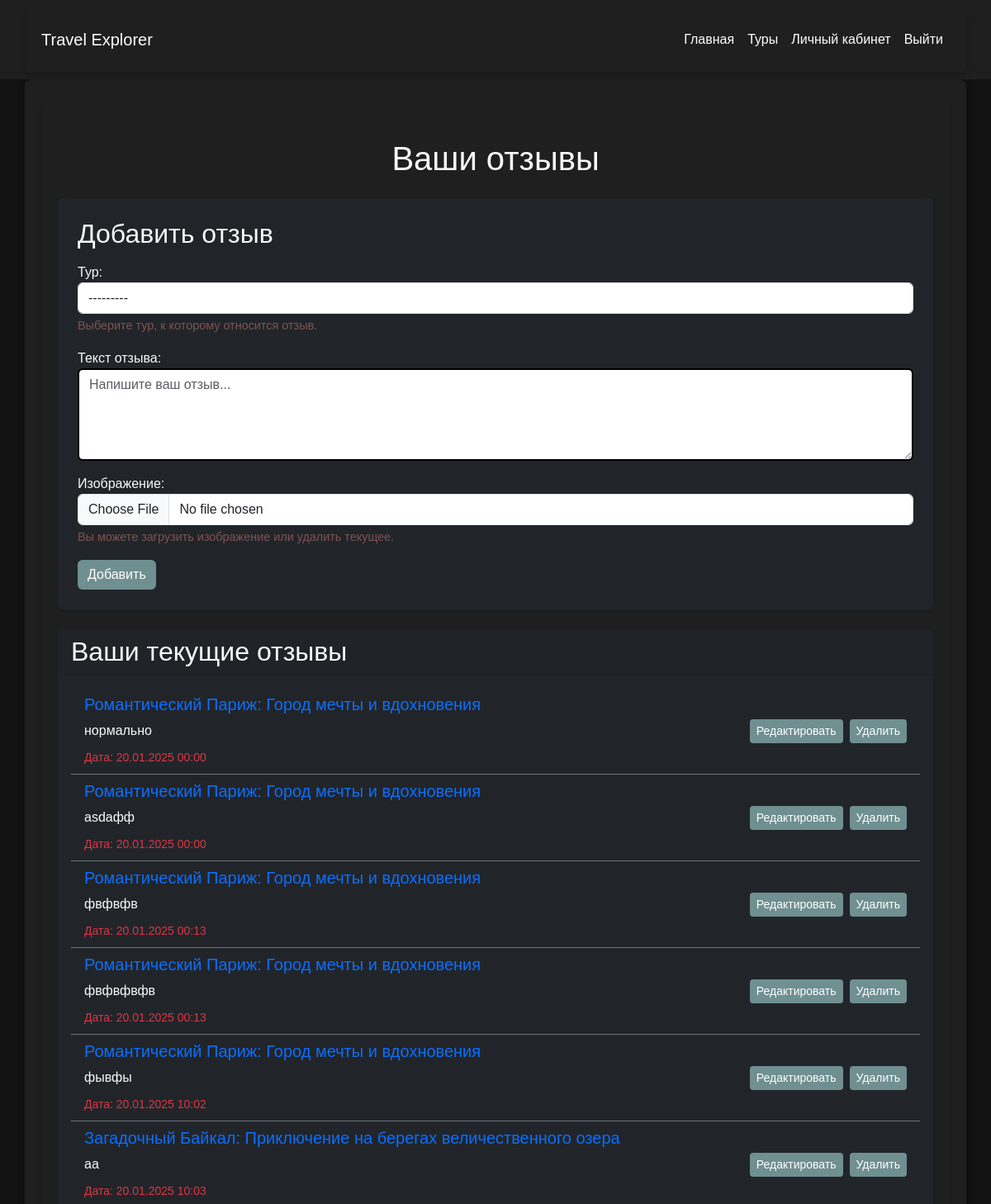
/api/my-reviews/ (signed in, upper part), run on an earlier commit of the app's database.
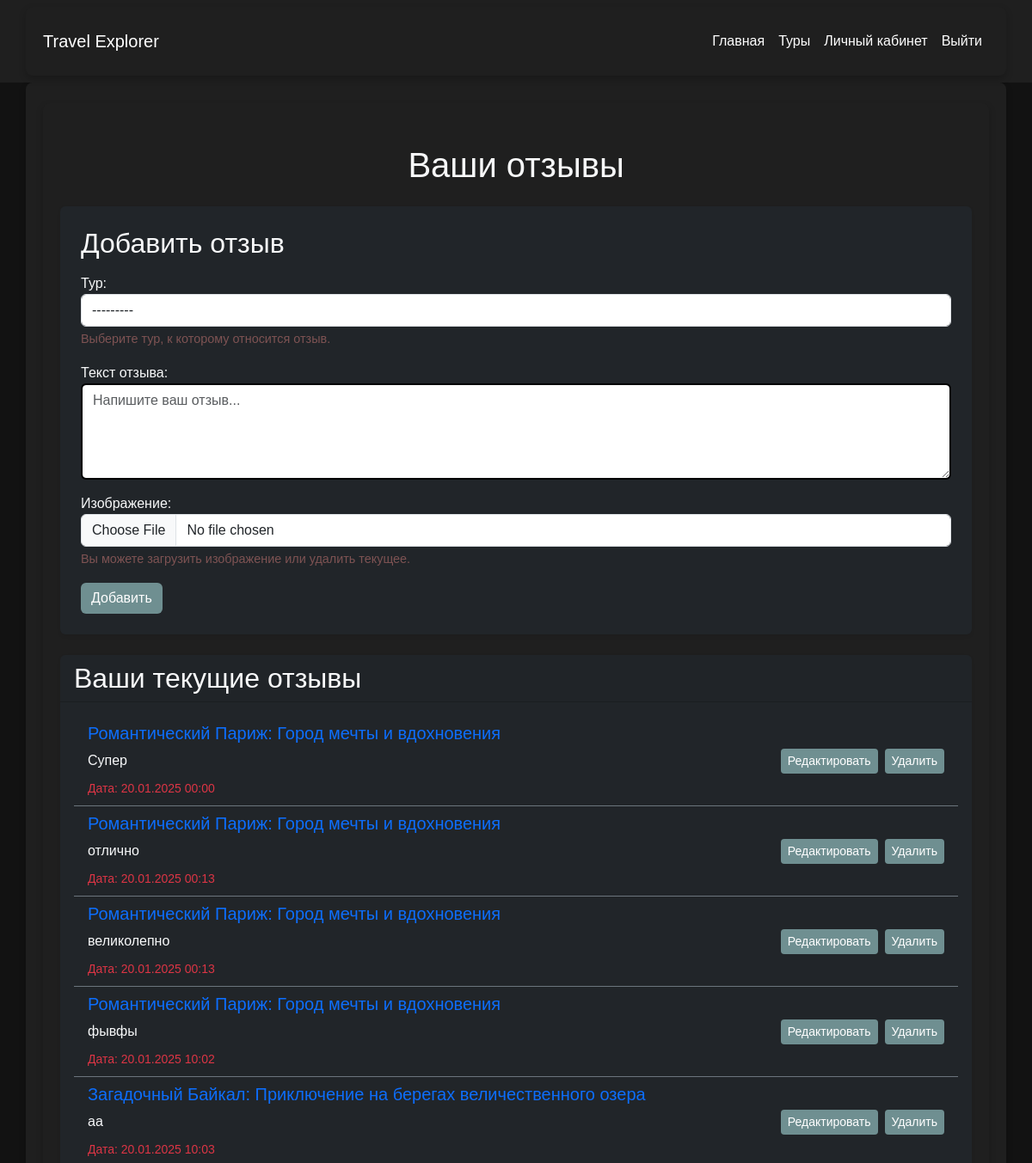
And on a later commit of the database.
### travel/models.py (models this page shows, shortened)
class Review(models.Model):
    id_user = models.ForeignKey(User, verbose_name="Пользователь", on_delete=models.CASCADE, related_name='reviews')
    id_tour = models.ForeignKey(Tour, verbose_name="Тур", on_delete=models.CASCADE, related_name='reviews')
    text_review = models.TextField(max_length=500)
    created_at = models.DateTimeField("Дата создания", auto_now_add=True)
    image = models.ImageField(upload_to='reviews/', blank=True, null=True, verbose_name="Изображение")
    class Meta:
        verbose_name = "Отзыв"
        verbose_name_plural = "Отзывы"

class Tour(models.Model):
    name_tour = models.CharField("Название тура", max_length=255)
    discription_tour = models.TextField("Описание тура")
    price_tour = models.IntegerField("Цена тура", validators=[validate_positive])
    departure = models.CharField("Место отправления", max_length=255)
    destination = models.CharField("Место назначения", max_length=255)
    date_departure = models.DateField("Дата отправления")
    date_return = models.DateField("Дата возвращения")
    operator_tour = models.CharField("Туроператор", max_length=255)
    places_tour = models.IntegerField("Количество мест", validators=[validate_positive])
    history = HistoricalRecords()
    is_hot = models.BooleanField(default=False)
    image = models.ImageField(upload_to='tours/', blank=True, null=True)
    objects = TourManager()
    video_url = models.URLField(
        max_length=255,
        blank=True,
        null=True,
        verbose_name="Ссылка на видеообзор"
    )
    class Meta:
        ordering = ['date_departure']
        verbose_name = "Тур"
        verbose_name_plural = "Туры"
    def __str__(self):
        return self.name_tour

### travel/views.py (the view)
# urls.py: path('my-reviews/', views.manage_reviews, name='manage_reviews'),
@login_required
def manage_reviews(request):
    reviews = Review.objects.filter(id_user=request.user)
    if request.method == 'POST':
        form = ReviewForm(request.POST, request.FILES)
        if form.is_valid():
            form.save(user=request.user)
            return HttpResponseRedirect(reverse('manage_reviews'))
    else:
        form = ReviewForm()
    return render(request, 'travel/manage_reviews.html', {'reviews': reviews, 'form': form})

### travel/forms.py (shortened to what this page needs)
class ReviewForm(forms.ModelForm):
    clear_image = forms.BooleanField(
        required=False,
        label="Удалить изображение",
        widget=forms.CheckboxInput(attrs={'class': 'form-check-input'})
    )
    class Meta:
        model = Review
        fields = ['text_review', 'id_tour', 'image']
        widgets = {
            'text_review': forms.Textarea(attrs={
                'class': 'form-control',
                'rows': 4,
                'placeholder': 'Напишите ваш отзыв...',
            }),
            'id_tour': forms.Select(attrs={'class': 'form-control'}),
            'image': forms.FileInput(attrs={'class': 'form-control'}),
        }
        labels = {
            'text_review': 'Текст отзыва',
            'id_tour': 'Тур',
            'image': 'Изображение',
        }
        help_texts = {
            'id_tour': 'Выберите тур, к которому относится отзыв.',
            'image': 'Вы можете загрузить изображение или удалить текущее.',
        }
    class Media:
        css = {
            'all': ('css/custom_form.css',)
        }
        js = ('js/custom_form.js',)

### travel/templates/travel/manage_reviews.html (shortened to what this page needs)
{% extends 'travel/base.html' %}
{% load custom_tags %}
{% load static %}
{% block content %}
<div class="container py-5">
    <h1 class="text-center text-light mb-4">Ваши отзывы</h1>
    <div class="card bg-dark text-light mb-4 p-4 shadow-sm">
        <h2 class="text-light mb-3">Добавить отзыв</h2>
        <form method="post" enctype="multipart/form-data">
            <div class="mb-3">
                {{ form.id_tour.label_tag }}
                {{ form.id_tour }}
                <div class="form-text">{{ form.id_tour.help_text }}</div>
            </div>
            <div class="mb-3">
                {{ form.text_review.label_tag }}
                {{ form.text_review }}
            </div>
            <div class="mb-3">
                {{ form.image.label_tag }}
                {{ form.image }}
                <div class="form-text">{{ form.image.help_text }}</div>
            </div>
            <button type="submit" class="btn btn-primary">Добавить</button>
        </form>
    </div>
    <div class="card bg-dark text-light shadow-sm">
        <h2 class="card-header text-light">Ваши текущие отзывы</h2>
        <div class="card-body">
            {% if reviews %}
            <ul class="list-group list-group-flush">
                {% for review in reviews %}
                <li class="list-group-item bg-dark text-light d-flex justify-content-between align-items-center border-secondary">
                    <div>
                        <h5 class="text-primary">{{ review.id_tour.name_tour }}</h5>
                        <p class="mb-2">{{ review.text_review }}</p>
                        <small class="text-danger">Дата: {{ review.created_at|date:"d.m.Y H:i" }}</small>
                    </div>
                    <div class="d-flex align-items-center">
                        <button class="btn btn-secondary btn-sm me-2 edit-review-btn"
                                data-bs-toggle="modal"
                                data-bs-target="#editReviewModal"
                                data-review-id="{{ review.id }}"
                                data-review-text="{{ review.text_review }}"
                                data-review-image="{% if review.image %}{{ review.image.url }}{% else %}''{% endif %}">
                            Редактировать
                        </button>
                        <button class="btn btn-danger btn-sm delete-review-btn"
                                data-bs-toggle="modal"
                                data-bs-target="#deleteReviewModal"
                                data-review-id="{{ review.id }}">
                            Удалить
                        </button>
                    </div>
                </li>
                {% endfor %}
            </ul>
            {% else %}
            <p class="text-light">Отзывов пока нет. Будьте первым, кто оставит отзыв!</p>
            {% endif %}
        </div>
    </div>
</div>
{% endblock %}

What changed in the data, as far as the page shows it:
removed Review: id_tour.name_tour "Романтический Париж: Город мечты и вдохновения", text_review "нормально", created_at "20.01.2025 00:00"
changed Review: text_review "asdaфф" → "Супер"
changed Review: text_review "фвфвфв" → "отлично"
changed Review: text_review "фвфвфвфв" → "великолепно"
